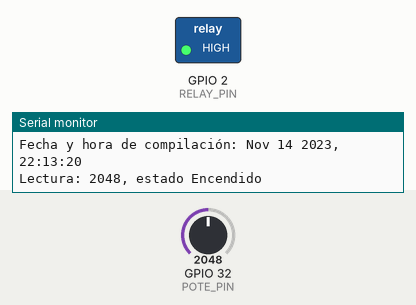
This sketch was run on a simulated ESP32. Shown: switched loads named in the sketch (green lamp = pin HIGH), the last lines printed to the serial monitor. The test bench sets the inputs (shaded band); at power-on: GPIO 32 (POTE_PIN) = 2048.

Above: at 1.8 s.
1.9 s: GPIO 32 (POTE_PIN) set to 523
3.4 s: GPIO 32 (POTE_PIN) set to 455
At 4.7 s:
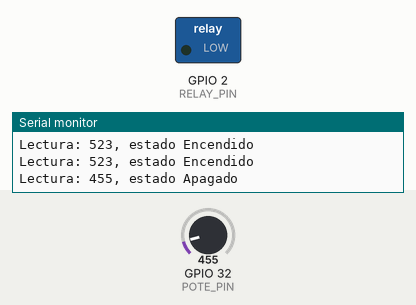
6.5 s: GPIO 32 (POTE_PIN) set to 540
At 8.2 s:
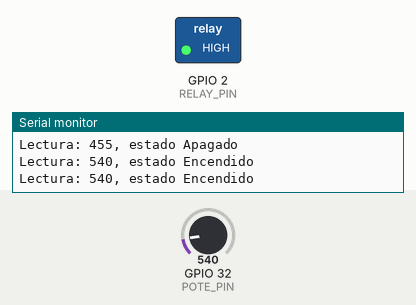
8.5 s: GPIO 32 (POTE_PIN) set to 491
At 9.9 s:
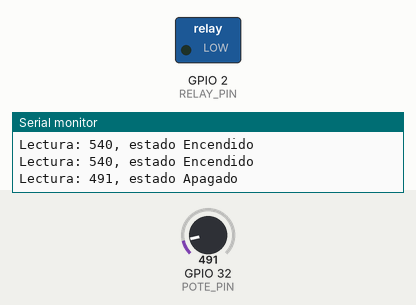
Timing chart, 0 to 11.5 s (numbered marks = the images above; inputs shaded):
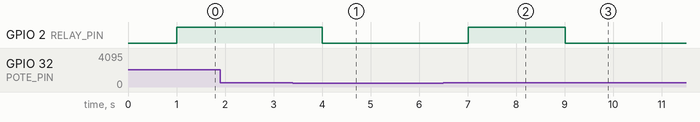

Measured:
- the behaviour switches between 501 and 500 on GPIO 32 (POTE_PIN) (found by bisection; images 0 and 1)
- after the input at 3.4 s, GPIO 2 (RELAY_PIN): HIGH → LOW after 0.60 s
- after the input at 6.5 s, GPIO 2 (RELAY_PIN): LOW → HIGH after 0.51 s
- after the input at 8.5 s, GPIO 2 (RELAY_PIN): HIGH → LOW after 0.51 s

The sketch:

Tecno_Autom_Pract_1_Relay.ino
```cpp
#include <Arduino.h>
#define RELAY_PIN 2  // Pin del relé
#define POTE_PIN 32  // Pin del potenciometro
#define PULSADOR_PIN 19 // Pin del pulsador del encoder

//const unsigned long TIEMPO_DE_EJECUCION = 100000;
const unsigned long INTERVALO_DE_EJECUCION = 1000;
const int THRESHOLD = 500;


void relayPote(){
  static unsigned long previousMillis = 0;
  if(millis() - previousMillis > INTERVALO_DE_EJECUCION){
    previousMillis = millis();
    //analogRead(POTE_PIN) > THRESHOLD ? digitalWrite(RELAY_PIN, HIGH) : digitalWrite(RELAY_PIN, LOW);
    digitalWrite(RELAY_PIN, analogRead(POTE_PIN) > THRESHOLD);
    Serial.printf("Lectura: %d, estado %s\n", analogRead(POTE_PIN), digitalRead(RELAY_PIN) == HIGH? "Encendido" : "Apagado");
  }
}


void relayLoop(){
  static unsigned long millisInicial = millis();
  if(millis() - millisInicial > INTERVALO_DE_EJECUCION){
    millisInicial = millis();
    digitalWrite(RELAY_PIN, !digitalRead(RELAY_PIN));
  }


}

void setup(){
  // Inicialización Puerto Serie
  Serial.begin(115200);
  Serial.printf("Fecha y hora de compilación: %s, %s\n",
  __DATE__, __TIME__);
  // Inicialización Pines
  pinMode(RELAY_PIN, OUTPUT);
  digitalWrite(RELAY_PIN, LOW);
  //pinMode(PULSADOR_PIN, INPUT_PULLUP);
  //millisInicial = millis();
}

void loop(){
  //relayLoop();
  relayPote();
  /*digitalWrite(RELAY_PIN, HIGH);
  delay(5000);
  digitalWrite(RELAY_PIN, LOW);
  delay(5000);
  Serial.printf("Encendido: %d miliseg\n", millis());
  */
}
```
